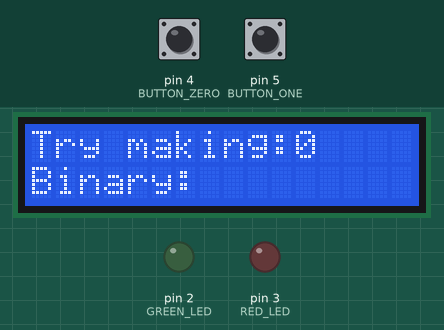
Bench run of a sketch on a simulated Arduino Uno, built with avr-gcc and run on an emulated ATmega328P. On the bench: 16×2 character LCD, output pins drawn as LEDs (lit = HIGH). Inputs (shaded band) come from the test bench; at power-on: pin 4 (BUTTON_ZERO) LOW, pin 5 (BUTTON_ONE) LOW. Random numbers use the default seed unless the sketch sets one.

Above: at 1.2 s.
1.3 s: pin 4 (BUTTON_ZERO) pulled HIGH for 0.15 s
At 2.5 s:
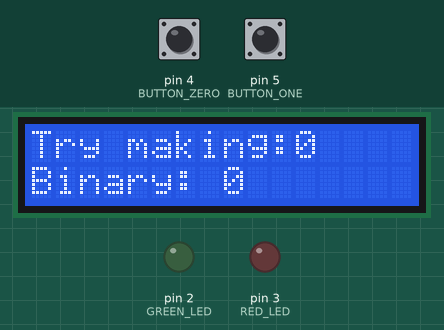
2.9 s: pin 5 (BUTTON_ONE) pulled HIGH for 0.15 s
At 3.9 s:
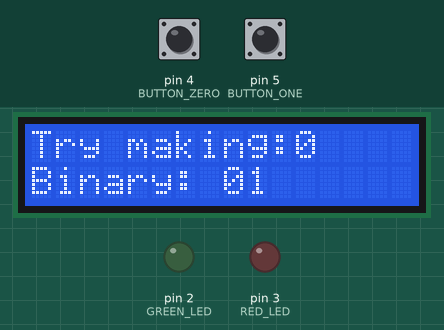
4.5 s: pin 4 (BUTTON_ZERO) pulled HIGH for 1 s
At 5.1 s:
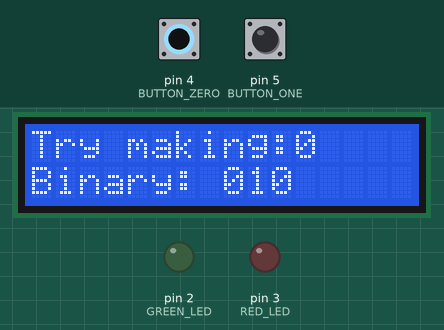
7.0 s: pin 5 (BUTTON_ONE) pulled HIGH for 1 s
At 8.2 s:
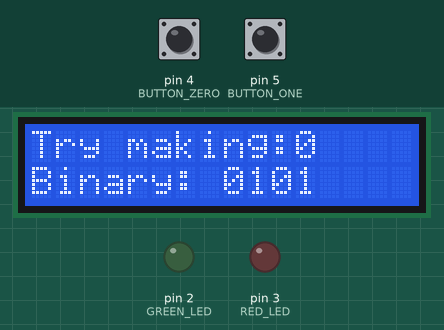
9.5 s: pin 4 (BUTTON_ZERO) pulsed HIGH 5 times (0.12 s each, 0.3 s apart)
At 10.8 s:
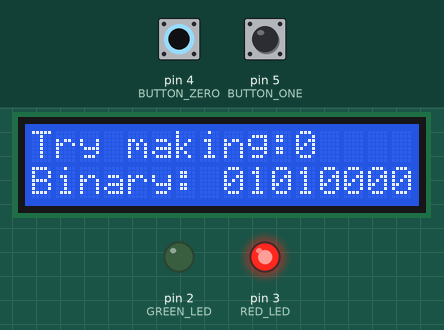
Timing chart, 0 to 12.5 s (numbered marks = the images above; inputs shaded):
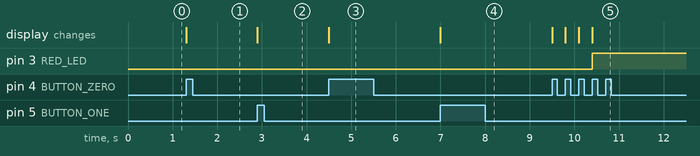

Measured:
- after the input at 1.3 s, the display: changes at once (image 1)
- after the input at 2.9 s, the display: changes at once (image 2)
- after the input at 4.5 s, the display: changes at once (image 3)
- after the input at 7.0 s, the display: changes at once (image 4)
- after the input at 9.5 s, pin 3 (RED_LED): LOW → HIGH after 0.90 s; the display: first changes at once (image 5 shows a later state)

The sketch:

NumberDecoder.ino
```cpp
// C++
//
#include <LiquidCrystal.h> // підключаємо бібліотеку для роботи з LCD-дисплеєм 16x2

// Зелений світлодіод — відповідь правильна, червоний — неправильна
const int GREEN_LED = 2; // пін зеленого світлодіода
const int RED_LED = 3; // пін червоного світлодіода

const int BUTTON_ZERO = 4; // пін кнопки, яка вводить біт 0
const int BUTTON_ONE = 5; // пін кнопки, яка вводить біт 1

const int REGISTER_SELECT = 11; // пін RS дисплея
const int ENABLE = 10; // пін E дисплея

// піни лінії даних D4, D5, D6, D7 дисплея
const int DB4 = 9;
const int DB5 = 8;
const int DB6 = 7;
const int DB7 = 6;

const int CURSSOR_OFFSSET = 8; // зсув курсора на 8 колонок, щоб друкувати біти після напису Binary:

LiquidCrystal lcd(REGISTER_SELECT, ENABLE, DB4, DB5, DB6, DB7); // створюємо об'єкт дисплея в 4-бітному режимі на цих пінах

int target_number; // загадане число, яке треба перевести в двійкову систему
int entered_value = 0; // число, зібране з бітів, які ввів користувач

const int MAX_BITS = 8; // максимальна кількість бітів, які можна ввести (для чисел від 0 до 255)
int bits_entered = 0; // скільки бітів користувач уже ввів

void setup() // виконується один раз після запуску
{
  pinMode(GREEN_LED, OUTPUT); // пін зеленого світлодіода працює як вихід
  pinMode(RED_LED, OUTPUT); // пін червоного світлодіода працює як вихід
  pinMode(BUTTON_ZERO,INPUT); // пін кнопки 0 працює як вхід
  pinMode(BUTTON_ONE,INPUT); // пін кнопки 1 працює як вхід

  randomSeed(analogRead(A0)); // задаємо зерно генератора шумом з неприєднаного піна A0, щоб число щоразу було інше
  target_number = random(0, 1 << MAX_BITS); // загадуємо число від 0 до 255 (вміщується у 8 бітів)

  lcd.begin(16,2); // ініціалізуємо дисплей: 16 колонок, 2 рядки
  lcd.print("Try making:");
  lcd.print(target_number); // показуємо загадане число
  lcd.setCursor(0, 1); // переходимо на початок другого рядка
  lcd.print("Binary:"); // підпис поля, куди виводитимуться введені біти
  lcd.setCursor(CURSSOR_OFFSSET, 1); // ставимо курсор на колонку 8 — звідси друкуватимуться біти
}

int zero_last = LOW; // попередній стан кнопки 0 — потрібен, щоб ловити момент натискання
int one_last = LOW; // попередній стан кнопки 1 — потрібен, щоб ловити момент натискання

void add_bit(int bit) // додає один введений біт (0 або 1)
{
  lcd.print(bit); // показуємо біт на дисплеї в поточній позиції курсора
  entered_value = entered_value*2 + bit; // зсуваємо зібране число на розряд вліво і дописуємо новий біт у кінець
  bits_entered++; // ще один біт введено
}

void loop() // повторюється безкінечно
{
  int zero_now = digitalRead(BUTTON_ZERO); // читаємо поточний стан кнопки 0
  int one_now = digitalRead(BUTTON_ONE); // читаємо поточний стан кнопки 1
  if (bits_entered < MAX_BITS){ // поки введено менше 8 бітів — приймаємо натискання
    if (zero_now == HIGH && zero_last == LOW){ // кнопку 0 щойно натиснули (була відпущена, стала натиснута)
      add_bit(0); // додаємо біт 0
    }
    zero_last = zero_now; // запам'ятовуємо стан кнопки 0 для наступного проходу loop()

    if (one_now == HIGH && one_last == LOW){ // кнопку 1 щойно натиснули (була відпущена, стала натиснута)
      add_bit(1); // додаємо біт 1
    }
    one_last = one_now; // запам'ятовуємо стан кнопки 1 для наступного проходу loop()
  } else { // усі 8 бітів введено — перевіряємо відповідь
    if (target_number == entered_value){ // зібране число збігається із загаданим?
      digitalWrite(GREEN_LED, HIGH); // вмикаємо зелений світлодіод
    } else {
      digitalWrite(RED_LED, HIGH); // вмикаємо червоний світлодіод
    }
  }
}
```
